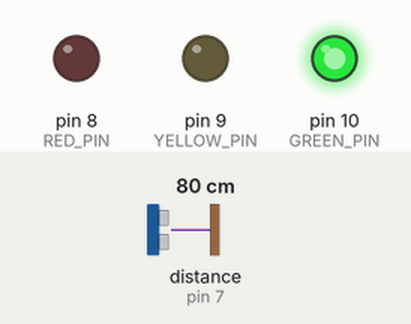
Bench run of a sketch on a simulated Arduino Uno, built with avr-gcc and run on an emulated ATmega328P. Shown: output pins drawn as LEDs (lit = HIGH). Wiring (inferred from the names in the program): ultrasonic range finder: trigger pin 6; echo pin 7. The inputs (shaded band) are chosen by the test bench; at power-on: distance to the obstacle (sensor on pin 7) 80 cm. The echo pulse lasts 58.3 µs per cm; pins used as bus, display or sensor lines are not drawn.

Above: at 1.2 s.
1.3 s: distance to the obstacle (sensor on pin 7) set to 55 cm
2.8 s: distance to the obstacle (sensor on pin 7) set to 48 cm
At 3.3 s:
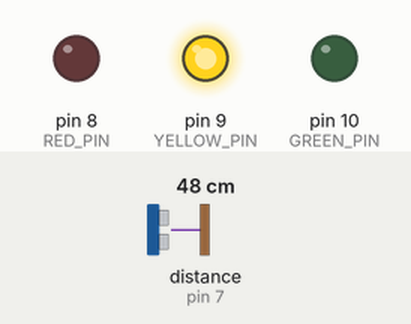
4.3 s: distance to the obstacle (sensor on pin 7) set to 17 cm
5.8 s: distance to the obstacle (sensor on pin 7) set to 14 cm
At 6.9 s:
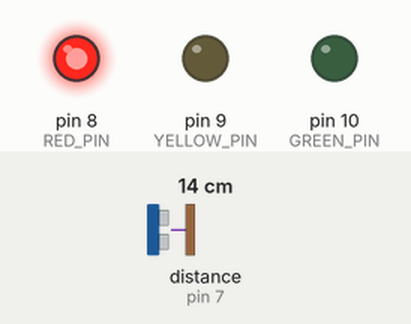
7.4 s: distance to the obstacle (sensor on pin 7) set to 18 cm
At 8.5 s:
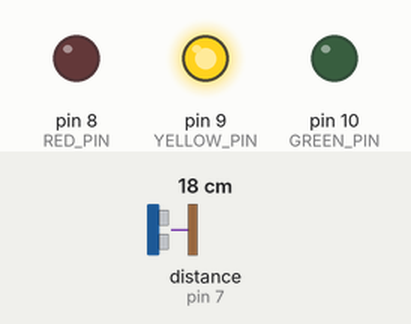
9.0 s: distance to the obstacle (sensor on pin 7) set to 2 cm
At 10.2 s:
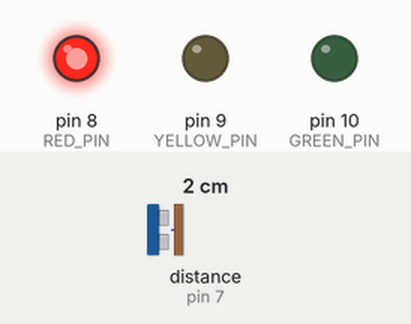
Timing chart, 0 to 11.6 s (numbered marks = the images above; inputs shaded):
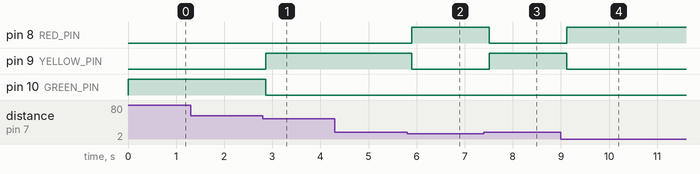

The sketch:

se_b.ino
```cpp
const int TRIG_PIN = 6;
const int ECHO_PIN = 7;
const int RED_PIN = 8;
const int YELLOW_PIN = 9;
const int GREEN_PIN = 10;

float readDistanceCm() {
  digitalWrite(TRIG_PIN, LOW);
  delayMicroseconds(2);
  digitalWrite(TRIG_PIN, HIGH);
  delayMicroseconds(10);
  digitalWrite(TRIG_PIN, LOW);
  unsigned long t = pulseIn(ECHO_PIN, HIGH, 30000);
  return t * 0.0343 / 2.0;
}

void setup() {
  pinMode(TRIG_PIN, OUTPUT);
  pinMode(ECHO_PIN, INPUT);
  pinMode(RED_PIN, OUTPUT);
  pinMode(YELLOW_PIN, OUTPUT);
  pinMode(GREEN_PIN, OUTPUT);
}

void loop() {
  float d = readDistanceCm();
  digitalWrite(RED_PIN, d <= 15);                 // ใกล้มาก
  digitalWrite(YELLOW_PIN, d > 15 && d <= 50);    // ระวัง
  digitalWrite(GREEN_PIN, d > 50);                // ปลอดภัย
  delay(200);
}
```

Measured:
- the behaviour switches between 51 and 50 cm on distance to the obstacle (sensor on pin 7) (found by bisection; images 0 and 1)
- the behaviour switches between 16 and 15 cm on distance to the obstacle (sensor on pin 7) (found by bisection; images 1 and 2)
- after the input at 1.3 s, every drawn part: stays the same
- after the input at 2.8 s, pin 9 (YELLOW_PIN): LOW → HIGH after 0.07 s; pin 10 (GREEN_PIN): HIGH → LOW after 0.07 s
- after the input at 4.3 s, every drawn part: stays the same
- after the input at 5.8 s, pin 8 (RED_PIN): LOW → HIGH after 0.10 s; pin 9 (YELLOW_PIN): HIGH → LOW after 0.10 s
- after the input at 7.4 s, pin 8 (RED_PIN): HIGH → LOW after 0.11 s; pin 9 (YELLOW_PIN): LOW → HIGH after 0.11 s
- after the input at 9.0 s, pin 8 (RED_PIN): LOW → HIGH after 0.12 s; pin 9 (YELLOW_PIN): HIGH → LOW after 0.12 s
